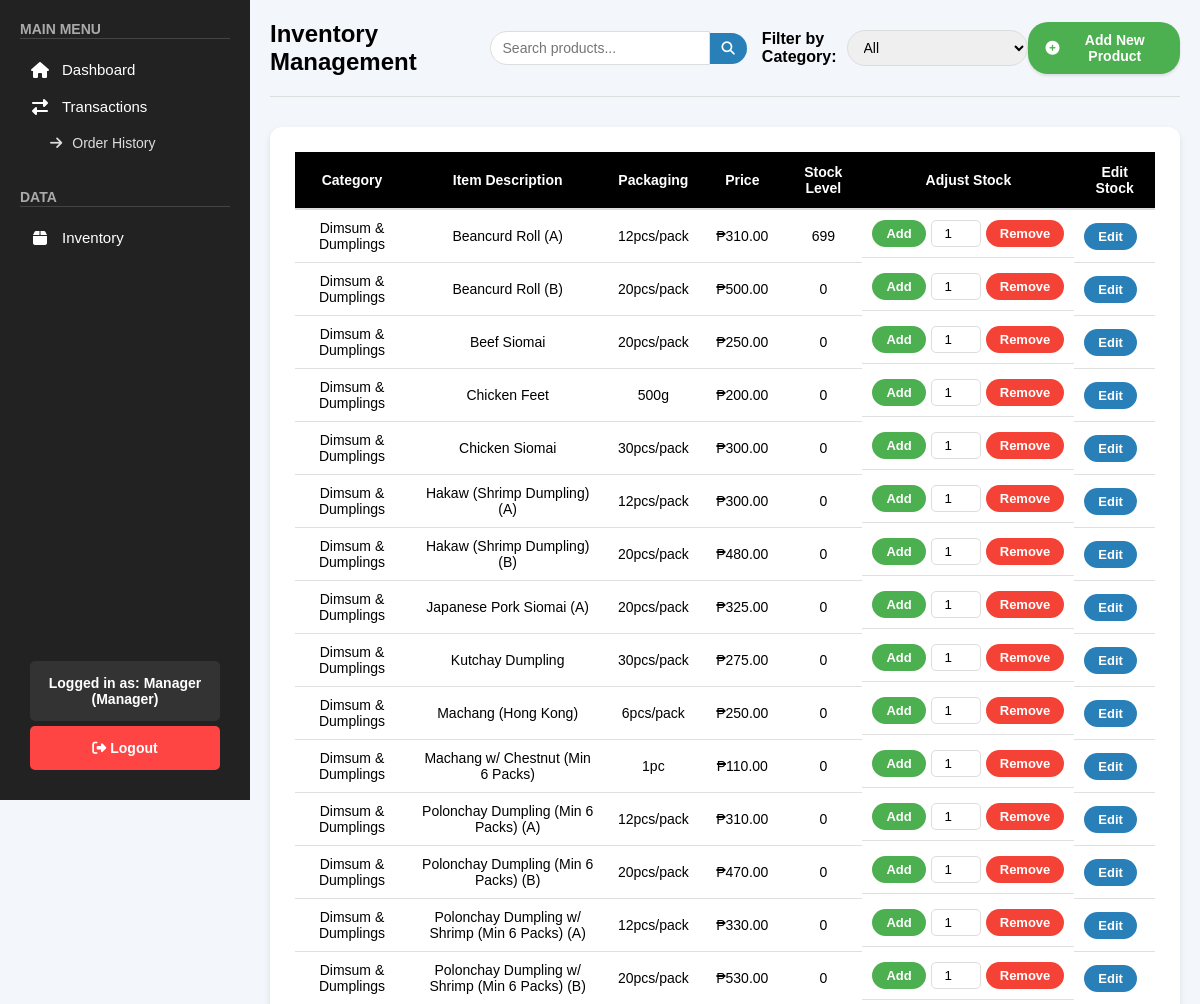
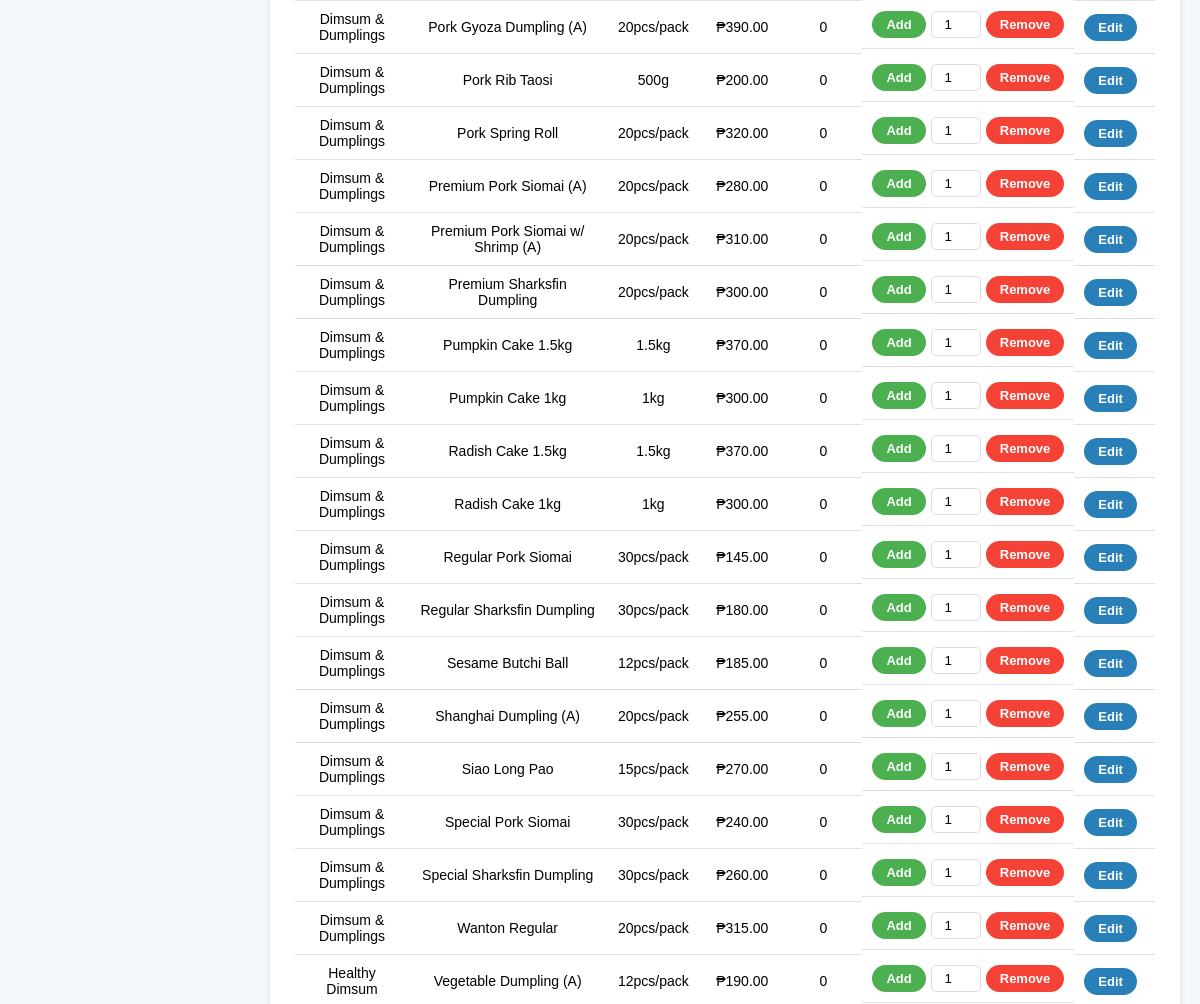
The page /public/pages/inventory.php (signed in, upper part) on the database as committed earlier (2 pictures, top to bottom).
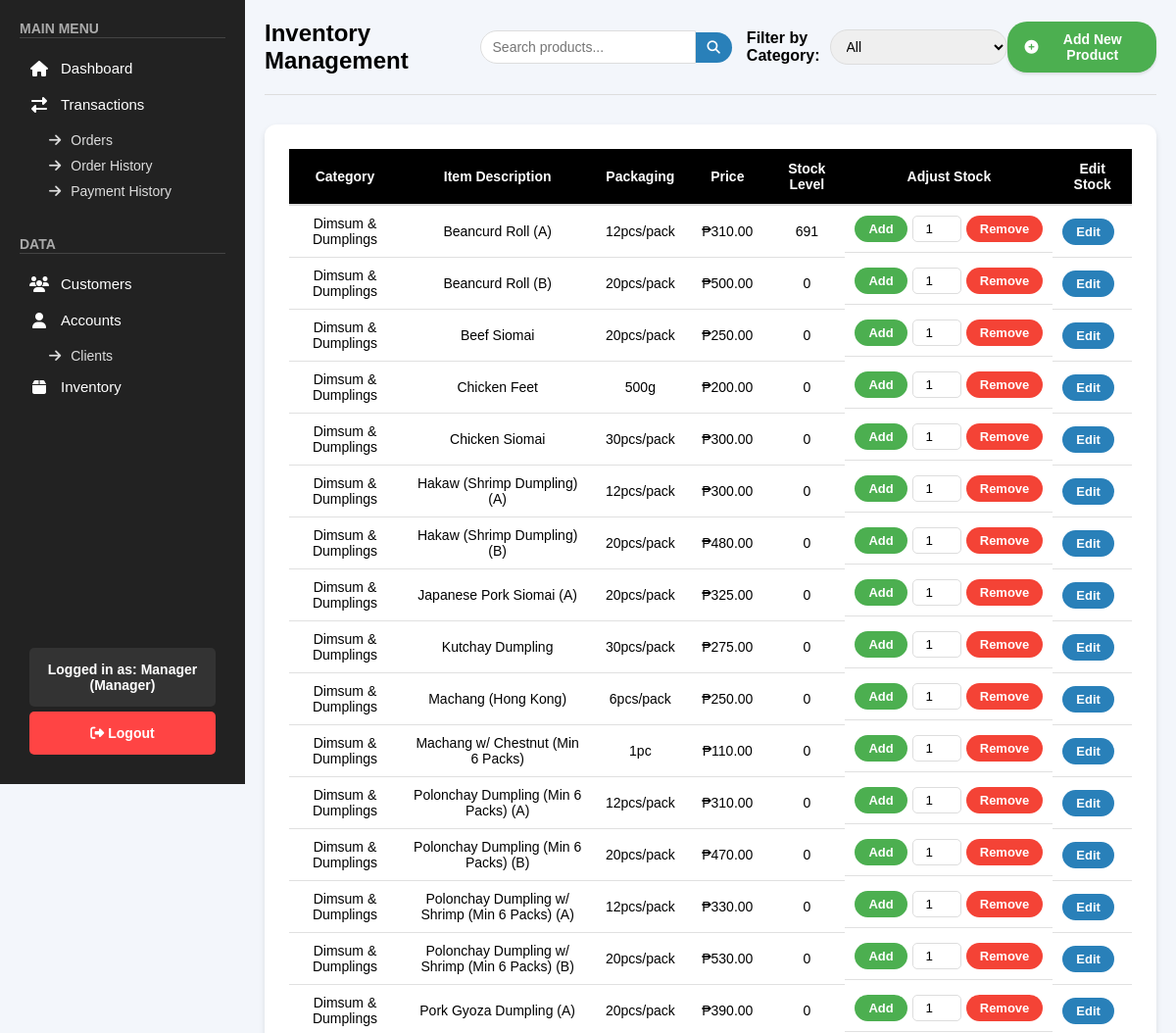
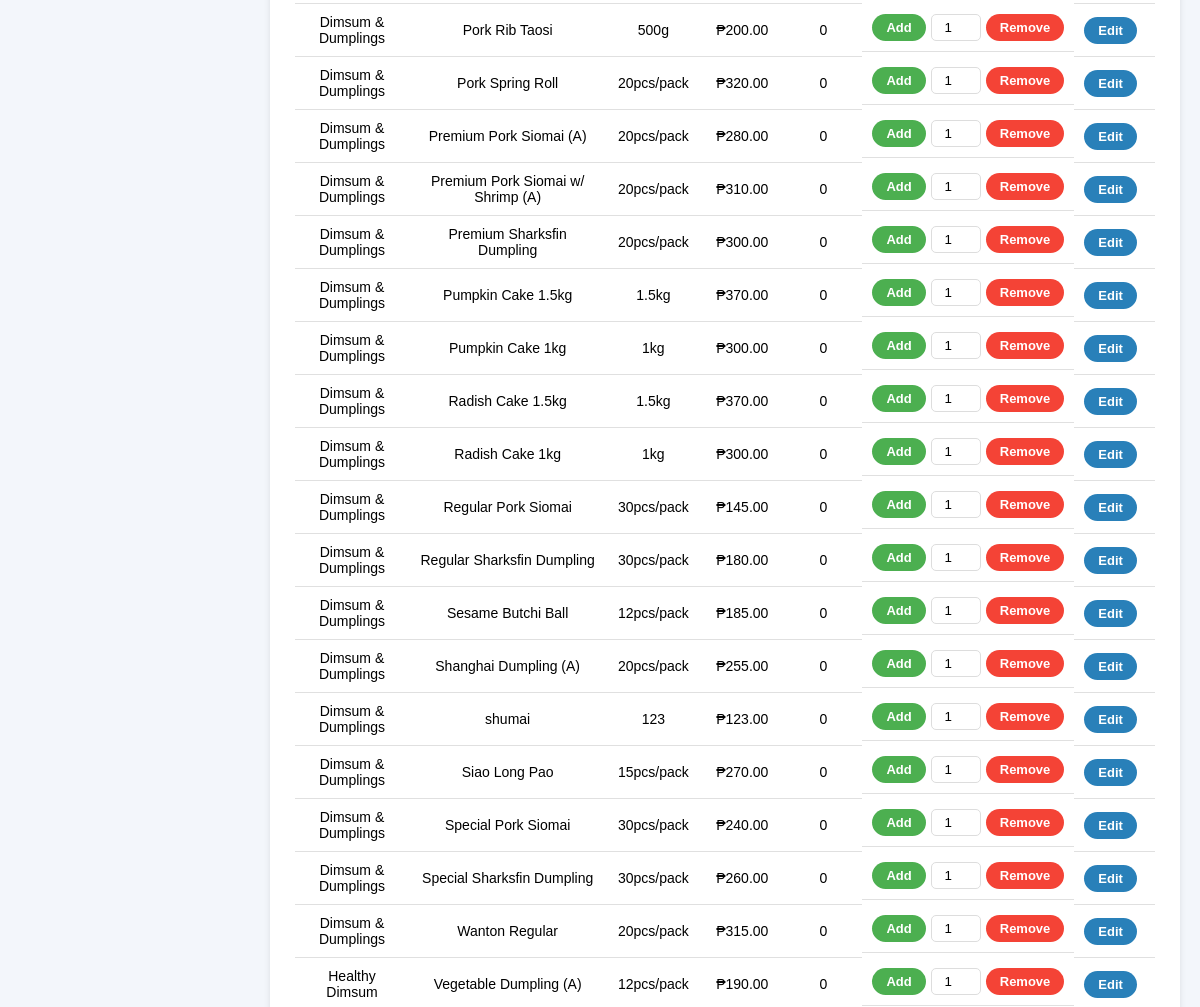
The same page on the database as committed later (2 pictures, top to bottom).
### tables this page shows
CREATE TABLE `products` (
  `product_id` int(11) NOT NULL,
  `category` varchar(50) NOT NULL,
  `item_description` varchar(255) NOT NULL,
  `packaging` varchar(50) DEFAULT NULL,
  `price` decimal(10,2) NOT NULL,
  `stock_quantity` int(11) NOT NULL DEFAULT 0
);

### public/pages/inventory.php (the view, shortened to what the changed rows need)
<?php
include "../../backend/check_role.php";
$sql = "SELECT product_id, category, item_description, packaging, price, stock_quantity FROM products ORDER BY category, item_description";
$result = $conn->query($sql);
?>
<!DOCTYPE html>
<html lang="en">
<head>
    <link rel="stylesheet" href="../css/inventory.css">
    <link rel="stylesheet" href="../css/sidebar.css">
    <link rel="stylesheet" href="https://cdnjs.cloudflare.com/ajax/libs/font-awesome/6.4.2/css/all.min.css">
    <link rel="stylesheet" href="https://cdnjs.cloudflare.com/ajax/libs/toastr.js/latest/toastr.min.css">
</head>
<body>
    <?php include '../sidebar.php'; ?>
    <div class="main-content">
        <div class="inventory-header">
            <h1>Inventory Management</h1>
        </div>
        <div class="inventory-table-container">
            <table class="inventory-table">
                <thead>
                    <tr>
                        <th>Category</th>
                        <th>Item Description</th>
                        <th>Packaging</th>
                        <th>Price</th>
                        <th>Stock Level</th>
                        <th>Adjust Stock</th>
                        <th>Edit Stock</th>
                    </tr>
                </thead>
                <tbody id="inventory-table">
                    <?php
                    if ($result->num_rows > 0) {
                        while ($row = $result->fetch_assoc()) {
                            echo "<tr data-category='{$row['category']}' data-product-id='{$row['product_id']}' data-item-description='{$row['item_description']}' data-packaging='{$row['packaging']}'>
                                    <td>{$row['category']}</td>
                                    <td>{$row['item_description']}</td>
                                    <td>{$row['packaging']}</td>
                                    <td>₱" . number_format($row['price'], 2) . "</td>
                                    <td id='stock-{$row['product_id']}'>{$row['stock_quantity']}</td>
                                    <td class='adjust-stock'>
                                        <button class='add-btn' onclick='updateStock({$row['product_id']}, \"add\")'>Add</button>
                                        <input type='number' id='adjust-{$row['product_id']}' min='1' value='1'>
                                        <button class='remove-btn' onclick='updateStock({$row['product_id']}, \"remove\")'>Remove</button>
                                    </td>
                                    <td class='edit-stock'>
                                        <button class='edit-btn' onclick='editStock({$row['product_id']})'>Edit</button>
                                    </td>
                                  </tr>";
                        }
                    } else {
                        echo "<tr><td colspan='7'>No products found.</td></tr>";
                    }
                    ?>
                </tbody>
            </table>
        </div>
    </div>
</body>
</html>

### public/sidebar.php (shortened to what the changed rows need)
<?php
include_once "../../backend/check_role.php";
$role = $_SESSION['role'] ?? 'guest';
$stmt = $conn->prepare("SELECT pages FROM roles WHERE role_name = ? AND status = 'active'");
$stmt->bind_param("s", $role);
$stmt->execute();
$stmt->bind_result($pages);
$allowedPages = array_map('trim', explode(',', $pages));
?>
<div class="sidebar">
    <div>
        <div class="menu-section">
            <?php if (in_array('Transactions', $allowedPages) || in_array('Orders', $allowedPages) || in_array('Forecast', $allowedPages) || in_array('Order History', $allowedPages)): ?>
                <div class="submenu">
                    <div class="submenu-items">
                        <?php if (in_array('Orders', $allowedPages)): ?>
                            <a href="/top_exchange/public/pages/orders.php" class="submenu-item">
                                <i class="fas fa-arrow-right"></i> Orders
                            </a>
                        <?php endif; ?>
                        <?php if (in_array('Order History', $allowedPages)): ?>
                            <a href="/top_exchange/public/pages/order_history.php" class="submenu-item">
                                <i class="fas fa-arrow-right"></i> Order History
                            </a>
                        <?php if (in_array('Payment History', $allowedPages)): ?>
                            <a href="/top_exchange/public/pages/payment_history.php" class="submenu-item">
                                <i class="fas fa-arrow-right"></i> Payment History
                            </a>
                        <?php endif; ?>
                        <?php endif; ?>
                    </div>
                </div>
            <?php endif; ?>
        </div>
        <div class="menu-section">
            <span class="menu-title"><b>DATA</b></span>
            <hr>
            <?php if (in_array('Customers', $allowedPages)): ?>
                <a href="/top_exchange/public/pages/customers.php" class="menu-item">
                    <i class="fas fa-users"></i> Customers
                </a>
            <?php endif; ?>
            <?php if (in_array('Accounts - Admin', $allowedPages) || in_array('Accounts - Clients', $allowedPages) || in_array('User Roles', $allowedPages)): ?>
                <div class="submenu">
                    <span class="menu-item no-hover">
                        <i class="fas fa-user"></i> Accounts
                    </span>
                    <div class="submenu-items">
                        <?php if (in_array('Accounts - Clients', $allowedPages)): ?>
                            <a href="/top_exchange/public/pages/accounts_clients.php" class="submenu-item">
                                <i class="fas fa-arrow-right"></i> Clients
                            </a>
                        <?php endif; ?>
                    </div>
                </div>
            <?php endif; ?>
            <?php if (in_array('Inventory', $allowedPages)): ?>
                <a href="/top_exchange/public/pages/inventory.php" class="menu-item">
                    <i class="fas fa-box"></i> Inventory
                </a>
            <?php endif; ?>
        </div>
    </div>
</div>

Rows that differ between the two databases and show on the page:
changed products "Beancurd Roll (A)": stock_quantity "699" → "691"
added products: category "Dimsum & Dumplings", item_description "shumai", packaging "123", price "123.00", stock_quantity "0"
Other text that changed with them:
text now shown: "Orders Payment History Customers Accounts Clients"
